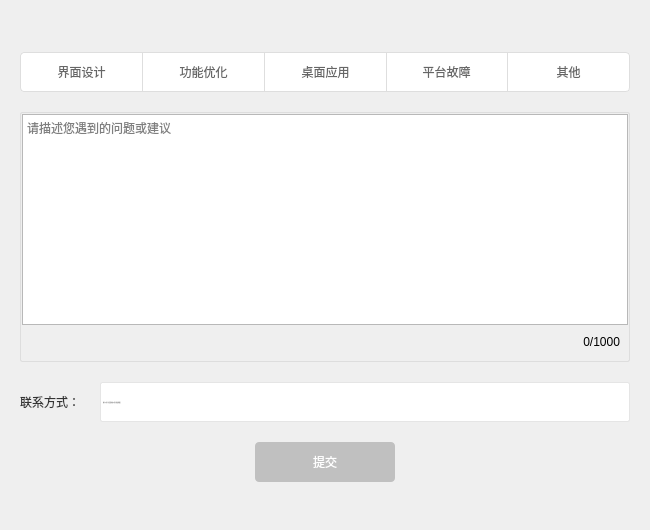
     <widget class="QWidget" name="FeedBackWidget" native="true">
      <property name="geometry">
       <rect>
        <x>850</x>
        <y>20</y>
        <width>650</width>
        <height>530</height>
       </rect>
      </property>
      <property name="sizePolicy">
       <sizepolicy hsizetype="Fixed" vsizetype="Fixed">
        <horstretch>0</horstretch>
        <verstretch>0</verstretch>
       </sizepolicy>
      </property>
      <property name="minimumSize">
       <size>
        <width>650</width>
        <height>530</height>
       </size>
      </property>
      <property name="maximumSize">
       <size>
        <width>650</width>
        <height>530</height>
       </size>
      </property>
      <property name="styleSheet">
       <string notr="true"/>
      </property>
      <widget class="QFrame" name="frame">
       <property name="geometry">
        <rect>
         <x>20</x>
         <y>112</y>
         <width>610</width>
         <height>250</height>
        </rect>
       </property>
       <property name="sizePolicy">
        <sizepolicy hsizetype="Fixed" vsizetype="Fixed">
         <horstretch>0</horstretch>
         <verstretch>0</verstretch>
        </sizepolicy>
       </property>
       <property name="minimumSize">
        <size>
         <width>610</width>
         <height>250</height>
        </size>
       </property>
       <property name="maximumSize">
        <size>
         <width>610</width>
         <height>250</height>
        </size>
       </property>
       <property name="styleSheet">
        <string notr="true">QFrame#frame{border: 1px solid #dddddd;border-radius: 2px; }</string>
       </property>
       <widget class="CommentTextEdit" name="textEdit">
        <property name="geometry">
         <rect>
          <x>2</x>
          <y>2</y>
          <width>606</width>
          <height>211</height>
         </rect>
        </property>
        <property name="sizePolicy">
         <sizepolicy hsizetype="Fixed" vsizetype="Fixed">
          <horstretch>0</horstretch>
          <verstretch>0</verstretch>
         </sizepolicy>
        </property>
        <property name="minimumSize">
         <size>
          <width>606</width>
          <height>210</height>
         </size>
        </property>
        <property name="maximumSize">
         <size>
          <width>210</width>
          <height>16777215</height>
         </size>
        </property>
        <property name="focusPolicy">
         <enum>Qt::WheelFocus</enum>
        </property>
        <property name="styleSheet">
         <string notr="true">QTextEdit#textEdit{font:14px &quot;微软雅黑&quot;;color:#333333;border:0px;border-radius:2px;};
QScrollBar::vertical{width:8px;background:rgba(0,0,0,0%);margin:0px,0px,0px,0px;}QScrollBar::handle:vertical{width:8px;background:rgba(0,0,0,25%); border-radius:4px;min-height:20;}QScrollBar::handle:vertical:hover{width:8px;background:rgba(0,0,0,50%); border-radius:4px;min-height:20;}QScrollBar::add-line:vertical{height:9px;width:8px;border-image:url(:/images/a/3.png);subcontrol-position:bottom;}QScrollBar::sub-line:vertical{height:9px;width:8px;border-image:url(:/images/a/1.png);subcontrol-position:top;}QScrollBar::add-page:vertical,QScrollBar::sub-page:vertical{background:rgba(0,0,0,10%);border-radius:4px;};</string>
        </property>
        <property name="placeholderText">
         <string notr="true">请描述您遇到的问题或建议</string>
        </property>
       </widget>
       <widget class="QLabel" name="numberLabel">
        <property name="geometry">
         <rect>
          <x>500</x>
          <y>220</y>
          <width>100</width>
          <height>20</height>
         </rect>
        </property>
        <property name="sizePolicy">
         <sizepolicy hsizetype="Fixed" vsizetype="Fixed">
          <horstretch>0</horstretch>
          <verstretch>0</verstretch>
         </sizepolicy>
        </property>
        <property name="minimumSize">
         <size>
          <width>100</width>
          <height>20</height>
         </size>
        </property>
        <property name="maximumSize">
         <size>
          <width>100</width>
          <height>20</height>
         </size>
        </property>
        <property name="styleSheet">
         <string notr="true">font: 14px &quot;微软雅黑&quot;;</string>
        </property>
        <property name="text">
         <string>0/1000</string>
        </property>
        <property name="alignment">
         <set>Qt::AlignRight|Qt::AlignTrailing|Qt::AlignVCenter</set>
        </property>
       </widget>
      </widget>
      <widget class="QLabel" name="label_17">
       <property name="geometry">
        <rect>
         <x>20</x>
         <y>395</y>
         <width>64</width>
         <height>14</height>
        </rect>
       </property>
       <property name="sizePolicy">
        <sizepolicy hsizetype="Fixed" vsizetype="Fixed">
         <horstretch>0</horstretch>
         <verstretch>0</verstretch>
        </sizepolicy>
       </property>
       <property name="minimumSize">
        <size>
         <width>64</width>
         <height>14</height>
        </size>
       </property>
       <property name="maximumSize">
        <size>
         <width>64</width>
         <height>14</height>
        </size>
       </property>
       <property name="styleSheet">
        <string notr="true">font: 14px &quot;微软雅黑&quot;;
color:#333333;</string>
       </property>
       <property name="text">
        <string>联系方式：</string>
       </property>
      </widget>
      <widget class="QLineEdit" name="lineEdit">
       <property name="geometry">
        <rect>
         <x>100</x>
         <y>382</y>
         <width>530</width>
         <height>40</height>
        </rect>
       </property>
       <property name="sizePolicy">
        <sizepolicy hsizetype="Fixed" vsizetype="Fixed">
         <horstretch>0</horstretch>
         <verstretch>0</verstretch>
        </sizepolicy>
       </property>
       <property name="minimumSize">
        <size>
         <width>530</width>
         <height>40</height>
        </size>
       </property>
       <property name="maximumSize">
        <size>
         <width>530</width>
         <height>40</height>
        </size>
       </property>
       <property name="sizeIncrement">
        <size>
         <width>0</width>
         <height>0</height>
        </size>
       </property>
       <property name="font">
        <font>
         <family>微软雅黑</family>
         <pointsize>-1</pointsize>
         <weight>50</weight>
         <italic>false</italic>
         <bold>false</bold>
        </font>
       </property>
       <property name="focusPolicy">
        <enum>Qt::WheelFocus</enum>
       </property>
       <property name="styleSheet">
        <string notr="true">QLineEdit{
  border-radius: 2px;
  border: 1px solid #e5e5e5;  
  background-color: rgb(255, 255, 255);
  font: 14px &quot;微软雅黑&quot;;
  color:#333333;
}</string>
       </property>
       <property name="maxLength">
        <number>50</number>
       </property>
       <property name="cursorPosition">
        <number>0</number>
       </property>
       <property name="dragEnabled">
        <bool>false</bool>
       </property>
       <property name="placeholderText">
        <string>您可以留下电话或邮箱以便与您取得联系</string>
       </property>
       <property name="clearButtonEnabled">
        <bool>false</bool>
       </property>
      </widget>
      <widget class="QPushButton" name="commitButton">
       <property name="enabled">
        <bool>false</bool>
       </property>
       <property name="geometry">
        <rect>
         <x>255</x>
         <y>442</y>
         <width>140</width>
         <height>40</height>
        </rect>
       </property>
       <property name="sizePolicy">
        <sizepolicy hsizetype="Fixed" vsizetype="Fixed">
         <horstretch>0</horstretch>
         <verstretch>0</verstretch>
        </sizepolicy>
       </property>
       <property name="minimumSize">
        <size>
         <width>140</width>
         <height>40</height>
        </size>
       </property>
       <property name="maximumSize">
        <size>
         <width>140</width>
         <height>40</height>
        </size>
       </property>
       <property name="styleSheet">
        <string notr="true">QPushButton{ background-color: qlineargradient(spread:pad, x1:0, y1:0, x2:1, y2:0, stop:0 rgba(2, 164, 253, 1), stop:1 rgba(31, 139, 237, 1));
			border-radius:4px;font: 18px &quot;微软雅黑&quot;;color:rgba(255, 255, 255, 1);}
QPushButton:hover,pressed{ background-color: qlineargradient(spread:pad, x1:0, y1:0, x2:1, y2:0, stop:0 rgba(40, 178, 253, 1), stop:1 rgba(64, 156, 240, 1));
		  border-radius:4px;font: 18px &quot;微软雅黑&quot;;color:rgba(255, 255, 255, 1);}

QPushButton:disabled{ background-color:#c0c0c0;border-radius:4px;font: 18px &quot;微软雅黑&quot;;color:rgba(255, 255, 255, 1);}</string>
       </property>
       <property name="text">
        <string>提交</string>
       </property>
      </widget>
      <widget class="QPushButton" name="otherButton">
       <property name="geometry">
        <rect>
         <x>507</x>
         <y>52</y>
         <width>123</width>
         <height>40</height>
        </rect>
       </property>
       <property name="sizePolicy">
        <sizepolicy hsizetype="Fixed" vsizetype="Fixed">
         <horstretch>0</horstretch>
         <verstretch>0</verstretch>
        </sizepolicy>
       </property>
       <property name="minimumSize">
        <size>
         <width>123</width>
         <height>40</height>
        </size>
       </property>
       <property name="maximumSize">
        <size>
         <width>123</width>
         <height>40</height>
        </size>
       </property>
       <property name="styleSheet">
        <string notr="true">QPushButton{ background-color: #FFFFFF;border-radius:4px;font: 14px &quot;微软雅黑&quot;;color:#666666;border:1px solid #DEDEDE;
border-top-left-radius:0px;border-bottom-left-radius:0px;}
QPushButton:hover,pressed{ background-color: qlineargradient(spread:pad, x1:0, y1:0, x2:1, y2:0, stop:0 rgba(40, 178, 253, 1), stop:1 rgba(64, 156, 240, 1));
border-radius:4px;font: 14px &quot;微软雅黑&quot;;color:rgba(255, 255, 255, 1);border-top-left-radius:0px;border-bottom-left-radius:0px;}</string>
       </property>
       <property name="text">
        <string>其他</string>
       </property>
      </widget>
      <widget class="QPushButton" name="errorButton">
       <property name="geometry">
        <rect>
         <x>385</x>
         <y>52</y>
         <width>123</width>
         <height>40</height>
        </rect>
       </property>
       <property name="sizePolicy">
        <sizepolicy hsizetype="Fixed" vsizetype="Fixed">
         <horstretch>0</horstretch>
         <verstretch>0</verstretch>
        </sizepolicy>
       </property>
       <property name="minimumSize">
        <size>
         <width>123</width>
         <height>40</height>
        </size>
       </property>
       <property name="maximumSize">
        <size>
         <width>123</width>
         <height>40</height>
        </size>
       </property>
       <property name="styleSheet">
        <string notr="true">QPushButton{ background-color: #FFFFFF;border-radius:4px;font: 14px &quot;微软雅黑&quot;;color:#666666;border:1px solid #DEDEDE;border-radius:0px;}
QPushButton:hover,pressed{ background-color: qlineargradient(spread:pad, x1:0, y1:0, x2:1, y2:0, stop:0 rgba(40, 178, 253, 1), stop:1 rgba(64, 156, 240, 1));
		  border-radius:4px;font: 14px &quot;微软雅黑&quot;;color:rgba(255, 255, 255, 1);border-radius:0px;}</string>
       </property>
       <property name="text">
        <string>平台故障</string>
       </property>
      </widget>
      <widget class="QPushButton" name="designButton">
       <property name="geometry">
        <rect>
         <x>20</x>
         <y>52</y>
         <width>123</width>
         <height>40</height>
        </rect>
       </property>
       <property name="sizePolicy">
        <sizepolicy hsizetype="Fixed" vsizetype="Fixed">
         <horstretch>0</horstretch>
         <verstretch>0</verstretch>
        </sizepolicy>
       </property>
       <property name="minimumSize">
        <size>
         <width>123</width>
         <height>40</height>
        </size>
       </property>
       <property name="maximumSize">
        <size>
         <width>123</width>
         <height>40</height>
        </size>
       </property>
       <property name="styleSheet">
        <string notr="true">QPushButton{ background-color: #FFFFFF;border-radius:4px;font: 14px &quot;微软雅黑&quot;;color:#666666;border:1px solid #DEDEDE;border-top-right-radius:0px;border-bottom-right-radius:0px;}QPushButton:hover,pressed{ background-color: qlineargradient(spread:pad, x1:0, y1:0, x2:1, y2:0, stop:0 rgba(40, 178, 253, 1), stop:1 rgba(64, 156, 240, 1));
border-radius:4px;font: 14px &quot;微软雅黑&quot;;color:rgba(255, 255, 255, 1);border-top-right-radius:0px;border-bottom-right-radius:0px;}</string>
       </property>
       <property name="text">
        <string>界面设计</string>
       </property>
      </widget>
      <widget class="QPushButton" name="deskAppButton">
       <property name="geometry">
        <rect>
         <x>264</x>
         <y>52</y>
         <width>123</width>
         <height>40</height>
        </rect>
       </property>
       <property name="sizePolicy">
        <sizepolicy hsizetype="Fixed" vsizetype="Fixed">
         <horstretch>0</horstretch>
         <verstretch>0</verstretch>
        </sizepolicy>
       </property>
       <property name="minimumSize">
        <size>
         <width>123</width>
         <height>40</height>
        </size>
       </property>
       <property name="maximumSize">
        <size>
         <width>123</width>
         <height>40</height>
        </size>
       </property>
       <property name="styleSheet">
        <string notr="true">QPushButton{ background-color: #FFFFFF;border-radius:4px;font: 14px &quot;微软雅黑&quot;;color:#666666;border:1px solid #DEDEDE;border-radius:0px;}
QPushButton:hover,pressed{ background-color: qlineargradient(spread:pad, x1:0, y1:0, x2:1, y2:0, stop:0 rgba(40, 178, 253, 1), stop:1 rgba(64, 156, 240, 1));
border-radius:4px;font: 14px &quot;微软雅黑&quot;;color:rgba(255, 255, 255, 1);border-radius:0px;}</string>
       </property>
       <property name="text">
        <string>桌面应用</string>
       </property>
      </widget>
      <widget class="QPushButton" name="majorButton">
       <property name="geometry">
        <rect>
         <x>142</x>
         <y>52</y>
         <width>123</width>
         <height>40</height>
        </rect>
       </property>
       <property name="sizePolicy">
        <sizepolicy hsizetype="Fixed" vsizetype="Fixed">
         <horstretch>0</horstretch>
         <verstretch>0</verstretch>
        </sizepolicy>
       </property>
       <property name="minimumSize">
        <size>
         <width>123</width>
         <height>40</height>
        </size>
       </property>
       <property name="maximumSize">
        <size>
         <width>123</width>
         <height>40</height>
        </size>
       </property>
       <property name="styleSheet">
        <string notr="true">QPushButton{ background-color: #FFFFFF;border-radius:4px;font: 14px &quot;微软雅黑&quot;;color:#666666;border:1px solid #DEDEDE;border-radius:0px;}
QPushButton:hover,pressed{ background-color: qlineargradient(spread:pad, x1:0, y1:0, x2:1, y2:0, stop:0 rgba(40, 178, 253, 1), stop:1 rgba(64, 156, 240, 1));
		  border-radius:4px;font: 14px &quot;微软雅黑&quot;;color:rgba(255, 255, 255, 1);border-radius:0px;}</string>
       </property>
       <property name="text">
        <string>功能优化</string>
       </property>
      </widget>
     </widget>
